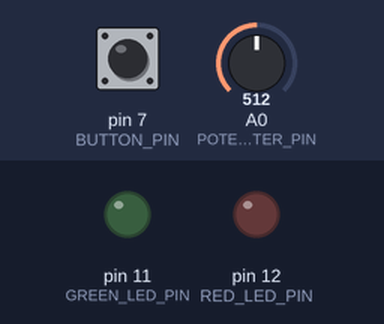
The sketch below on a simulated Arduino Uno, built with avr-gcc and run on an emulated ATmega328P. Shown: output pins drawn as LEDs (lit = HIGH). The test bench sets the inputs (shaded band); at power-on: pin 7 (BUTTON_PIN) HIGH, A0 (POTENTIOMETER_PIN) = 512.

Above: at 1.2 s.
1.3 s: pin 7 (BUTTON_PIN) pulsed LOW 2 times (0.12 s each, 0.3 s apart)
At 2.6 s:
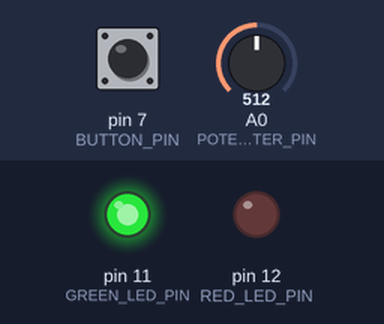
Timing chart, 0 to 6.1 s (numbered marks = the images above; inputs shaded):
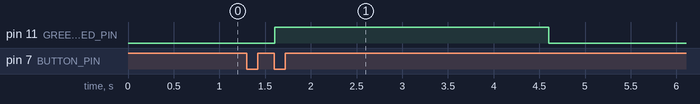

Measured:
- after the input at 1.3 s, pin 11 (GREEN_LED_PIN): LOW → HIGH after 0.30 s, → LOW 3.0 s later

The sketch:

lab2.2.2.ino
```cpp
/*-------------------------------------------------------------------------------

2.2 Using solutions from previous tasks, create a project that allows controlling
    LED signaling in the following way (potentiometer range: 0-1000):

    - The red LED will light up when the air temperature (potentiometer setting)
      is greater than 500 (arbitrary scale), and a single button press will
      initiate a circuit test process, keeping the LED on for 3 seconds.
    - The green LED will light up when the air temperature (potentiometer
      setting) is less than 500 (arbitrary scale), and a double button press will
      activate the LED for 3 seconds.

-------------------------------------------------------------------------------*/

#include <Bounce2.h>

#define RED_LED_PIN 12
#define GREEN_LED_PIN 11
#define BUTTON_PIN 7
#define POTENTIOMETER_PIN 0


Bounce debouncer = Bounce();
unsigned long last_press_time;

void setup () {
  pinMode(RED_LED_PIN, OUTPUT);
  pinMode(GREEN_LED_PIN, OUTPUT);

  pinMode(BUTTON_PIN, INPUT_PULLUP);

  debouncer.attach(BUTTON_PIN);
  debouncer.interval(5);

  last_press_time = millis() + 3000;
}

void loop () {
  int temperature = map(analogRead(POTENTIOMETER_PIN), 0, 1023, 0, 1000);
  debouncer.update();

  if (debouncer.fell()) {
    unsigned long time_passed = millis() - last_press_time;
    last_press_time = millis();

    if (temperature > 500) {
      digitalWrite(RED_LED_PIN, HIGH);
      delay(3000);
      digitalWrite(RED_LED_PIN, LOW);
    } else if (time_passed < 3000) {
      digitalWrite(GREEN_LED_PIN, HIGH);
      delay(3000);
      digitalWrite(GREEN_LED_PIN, LOW);
    }
  }
}
```
